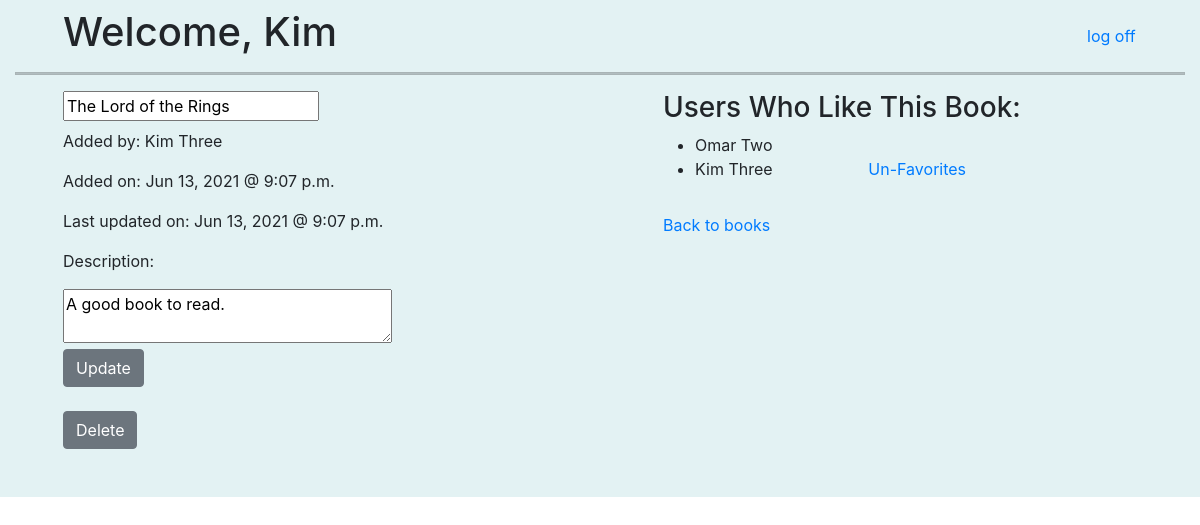
The app's page /books/3 (signed in) with its own data.
### login_app/models.py (models this page shows)
class User(models.Model):
    first_name= models.CharField(max_length=50)
    last_name= models.CharField(max_length=50)
    birthday= models.DateTimeField()
    email= models.CharField(max_length=100, unique=True)
    password= models.CharField(max_length=60)
    created_at= models.DateTimeField(auto_now_add=True)
    updated_at= models.DateTimeField(auto_now=True)
    objects = UserManager()

### book_app/models.py (models this page shows)
class Book(models.Model):
    title= models.CharField(max_length=255)
    desc= models.TextField()
    uploaded_by= models.ForeignKey('login_app.User', related_name='books_uploaded', on_delete=CASCADE)
    liked_by= models.ManyToManyField('login_app.User', related_name='liked_books')
    created_at = models.DateTimeField(auto_now_add=True)
    updated_at= models.DateTimeField(auto_now=True)
    objects= BookManager()

### book_app/views.py (the view)
# urls.py: path('<int:book_id>', views.book_info),
def book_info(request, book_id):
    this_book= Book.objects.get(id= book_id)
    if this_book.uploaded_by.id == request.session['user_id']:
        context={
            'book': Book.objects.get(id= book_id),
            'user': User.objects.get(id= request.session['user_id']),
    }
        return render(request, 'book_info.html', context)
    else:
        context={
            'book': Book.objects.get(id= book_id),
            'user': User.objects.get(id= request.session['user_id']),
    }
        return render(request, 'book_inform.html', context)

### book_app/templates/book_info.html (shortened to what this page needs)
<!DOCTYPE html>
<html lang="en">
    <head>
        <link href="https://cdn.jsdelivr.net/npm/bootstrap@5.0.1/dist/css/bootstrap.min.css" rel="stylesheet">
        <link rel="stylesheet" href="https://stackpath.bootstrapcdn.com/bootstrap/4.5.2/css/bootstrap.min.css">
    </head>
    <body>
        <div class="container-fluid pb-5" style="background-color: rgb(227, 242, 243)">
            <div class="row">
                <div class="col-10 ml-5">
                <h1 class="my-2">Welcome, {{request.session.first_name}}</h1>
                </div>
                <div class="col d-flex">
                <a class=" float-right mt-4 ml-4" href="/">log off</a>
                </div>
            </div>
            <hr style="border: black solid 1px" class="mt-2">
            <div class="row">
                <div class="col ml-5">
                    <form action="/books/{{book.id}}/update" method="POST">
                        <input type="text" name="new_title" value="{{book.title}}">
                        <p class="mt-2">Added by: {{book.uploaded_by.first_name}} {{book.uploaded_by.last_name}}</p>
                        <p>Added on: {{book.created_at|date:"M d, Y"}} @ {{book.created_at|date:"g:i a"}}</p>
                        <p>Last updated on: {{book.updated_at|date:"M d, Y"}} @ {{book.updated_at|date:"g:i a"}}</p>
                        <p>Description:</p>
                        <textarea name="new_desc" value="{{request.session.desc}}" cols="30" rows="2">{{book.desc}}</textarea><br>
                        <input class="btn btn-secondary" type="submit" value="Update">
                    </form>
                    <div class="mt-4">
                    <form action="/books/{{book.id}}/delete" method="POST">
                        <input class="btn btn-secondary" type="submit" value="Delete">
                    </form>
                    </div>
                </div>
                <div class="col ml-5">
                    <h3>Users Who Like This Book:</h3>
                    <div>
                        <ul>
                            {% for xuser in book.liked_by.all %}
                                <div class="row">
                                    <div class="col-4">
                                <li>{{xuser.first_name}} {{xuser.last_name}}</li>
                                </div>
                                {% if xuser.id == user.id %}
                                <div class="col-4">
                                <p><a href="/books/unlike/{{book.id}}">Un-Favorites</a></p>
                                </div>
                                {% endif %}
                                </div>
                            {% endfor %}
                        </ul>
                    </div>
                    <a href="/books">Back to books</a>
                </div>
            </div>
        </div>
    </body>
</html>

### records on screen
User: session.first_name "Kim", first_name "Kim", last_name "Three"
Book: new_title "The Lord of the Rings", uploaded_by.first_name "Kim", uploaded_by.last_name "Three", created_at "Jun 13, 2021", created_at "9:07 p.m.", updated_at "Jun 13, 2021", updated_at "9:07 p.m.", new_desc "A good book to read."
User: first_name "Omar", last_name "Two"
